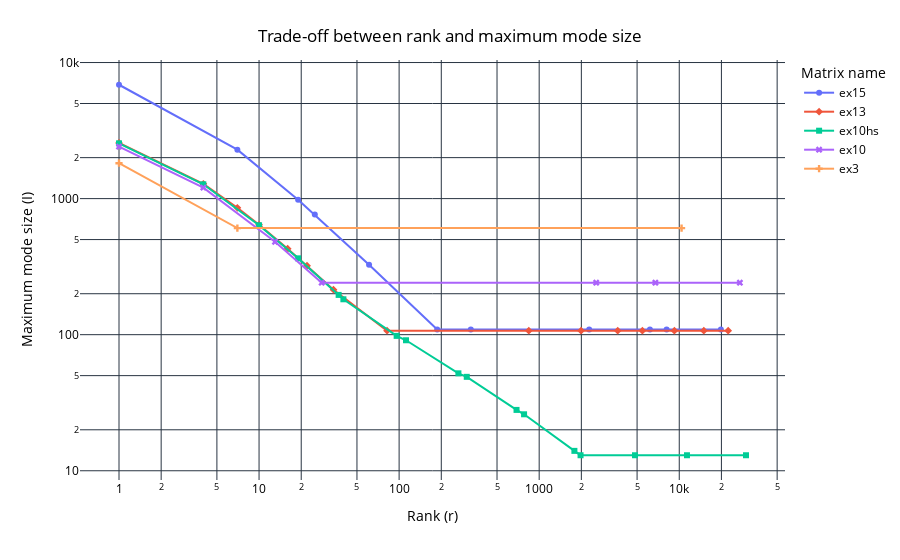

The code cell stored with this chart in its notebook:
### Code cell
# trade-off between rank and max mode size - baseline
fig = px.line(baseline_df, x="rank", y="max_mode_size", color="matrix_name", symbol="matrix_name", log_x=True, log_y=True, 
                 labels={
                     "rank": "Rank (r)",
                     "matrix_name": "Matrix name",
                     "max_mode_size": "Maximum mode size (I)",
                 })
fig.update_layout(
    title={
        'text': "Trade-off between rank and maximum mode size",
        'x':0.5,
        'xanchor': 'center',
        'yanchor': 'top'
    },
    plot_bgcolor='white',   # Plot area background color
    paper_bgcolor='white',  # Entire figure background color
    font=dict(color='black') # Font color
)
fig.show()

fig.write_image("plots/baseline_max_mode_size_vs_rank.pdf")

### Figure 1 — Plotly figure (JSON) as saved in the notebook; plotly's stock layout.template omitted (floating-point values rounded to 4 significant figures)
{"data": [{"hovertemplate": "Matrix name=ex15<br>Rank (r)=%{x}<br>Maximum mode size (I)=%{y}<extra></extra>", "legendgroup": "ex15", "line": {"color": "#636efa", "dash": "solid"}, "marker": {"symbol": "circle"}, "mode": "lines+markers", "name": "ex15", "orientation": "v", "showlegend": true, "x": [19820.0, 8125.0, 6175.0, 2275.0, 325.0, 187.0, 61.0, 25.0, 19.0, 7.0, 1.0], "xaxis": "x", "y": [109.0, 109.0, 109.0, 109.0, 109.0, 109.0, 327.0, 763.0, 981.0, 2289.0, 6867.0], "yaxis": "y", "type": "scatter"}, {"hovertemplate": "Matrix name=ex13<br>Rank (r)=%{x}<br>Maximum mode size (I)=%{y}<extra></extra>", "legendgroup": "ex13", "line": {"color": "#EF553B", "dash": "solid"}, "marker": {"symbol": "diamond"}, "mode": "lines+markers", "name": "ex13", "orientation": "v", "showlegend": true, "x": [22350.0, 14980.0, 9234.0, 5456.0, 3637.0, 1990.0, 843.0, 82.0, 34.0, 22.0, 16.0, 10.0, 7.0, 4.0, 1.0], "xaxis": "x", "y": [107.0, 107.0, 107.0, 107.0, 107.0, 107.0, 107.0, 107.0, 214.0, 321.0, 428.0, 642.0, 856.0, 1284.0, 2568.0], "yaxis": "y", "type": "scatter"}, {"hovertemplate": "Matrix name=ex10hs<br>Rank (r)=%{x}<br>Maximum mode size (I)=%{y}<extra></extra>", "legendgroup": "ex10hs", "line": {"color": "#00cc96", "dash": "solid"}, "marker": {"symbol": "square"}, "mode": "lines+markers", "name": "ex10hs", "orientation": "v", "showlegend": true, "x": [29960.0, 11350.0, 4830.0, 1974.0, 1784.0, 780.0, 689.0, 304.0, 265.0, 112.0, 96.0, 40.0, 37.0, 19.0, 10.0, 4.0, 1.0], "xaxis": "x", "y": [13.0, 13.0, 13.0, 13.0, 14.0, 26.0, 28.0, 49.0, 52.0, 91.0, 98.0, 182.0, 196.0, 364.0, 637.0, 1274.0, 2548.0], "yaxis": "y", "type": "scatter"}, {"hovertemplate": "Matrix name=ex10<br>Rank (r)=%{x}<br>Maximum mode size (I)=%{y}<extra></extra>", "legendgroup": "ex10", "line": {"color": "#ab63fa", "dash": "solid"}, "marker": {"symbol": "x"}, "mode": "lines+markers", "name": "ex10", "orientation": "v", "showlegend": true, "x": [27100.0, 6754.0, 2553.0, 28.0, 13.0, 4.0, 1.0], "xaxis": "x", "y": [241.0, 241.0, 241.0, 241.0, 482.0, 1205.0, 2410.0], "yaxis": "y", "type": "scatter"}, {"hovertemplate": "Matrix name=ex3<br>Rank (r)=%{x}<br>Maximum mode size (I)=%{y}<extra></extra>", "legendgroup": "ex3", "line": {"color": "#FFA15A", "dash": "solid"}, "marker": {"symbol": "cross"}, "mode": "lines+markers", "name": "ex3", "orientation": "v", "showlegend": true, "x": [10390.0, 7.0, 1.0], "xaxis": "x", "y": [607.0, 607.0, 1821.0], "yaxis": "y", "type": "scatter"}], "layout": {"xaxis": {"anchor": "y", "domain": [0.0, 1.0], "title": {"text": "Rank (r)"}, "type": "log"}, "yaxis": {"anchor": "x", "domain": [0.0, 1.0], "title": {"text": "Maximum mode size (I)"}, "type": "log"}, "legend": {"title": {"text": "Matrix name"}, "tracegroupgap": 0}, "margin": {"t": 60}, "title": {"text": "Trade-off between rank and maximum mode size", "x": 0.5, "xanchor": "center", "yanchor": "top"}, "font": {"color": "black"}, "plot_bgcolor": "white", "paper_bgcolor": "white"}}
